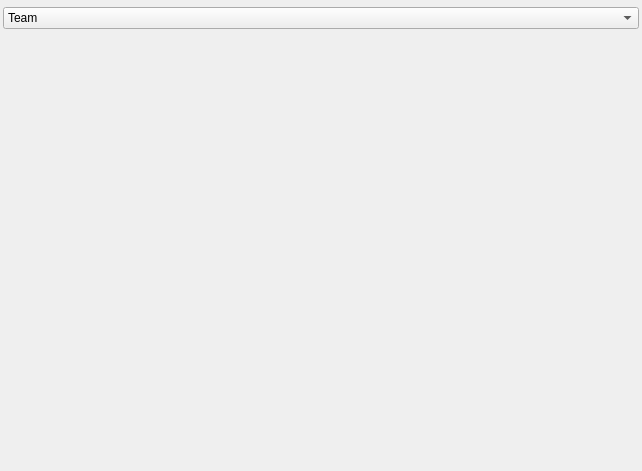
<?xml version="1.0" encoding="UTF-8"?>
<ui version="4.0">
 <class>WkfVisibilityDockWidget</class>
 <widget class="QDockWidget" name="WkfVisibilityDockWidget">
  <property name="geometry">
   <rect>
    <x>0</x>
    <y>0</y>
    <width>642</width>
    <height>471</height>
   </rect>
  </property>
  <property name="sizePolicy">
   <sizepolicy hsizetype="Preferred" vsizetype="Preferred">
    <horstretch>0</horstretch>
    <verstretch>0</verstretch>
   </sizepolicy>
  </property>
  <property name="minimumSize">
   <size>
    <width>218</width>
    <height>112</height>
   </size>
  </property>
  <property name="windowTitle">
   <string>Visibility</string>
  </property>
  <widget class="QWidget" name="mDockWidgetContents">
   <property name="sizePolicy">
    <sizepolicy hsizetype="Preferred" vsizetype="Preferred">
     <horstretch>0</horstretch>
     <verstretch>0</verstretch>
    </sizepolicy>
   </property>
   <layout class="QVBoxLayout" name="verticalLayout_2">
    <property name="spacing">
     <number>6</number>
    </property>
    <property name="leftMargin">
     <number>3</number>
    </property>
    <property name="topMargin">
     <number>7</number>
    </property>
    <property name="rightMargin">
     <number>3</number>
    </property>
    <property name="bottomMargin">
     <number>3</number>
    </property>
    <item>
     <widget class="QComboBox" name="mComboBox">
      <item>
       <property name="text">
        <string>Team</string>
       </property>
      </item>
      <item>
       <property name="text">
        <string>Type</string>
       </property>
      </item>
     </widget>
    </item>
    <item>
     <widget class="QWidget" name="mContainerWidget" native="true">
      <property name="sizePolicy">
       <sizepolicy hsizetype="Preferred" vsizetype="Preferred">
        <horstretch>0</horstretch>
        <verstretch>0</verstretch>
       </sizepolicy>
      </property>
      <property name="minimumSize">
       <size>
        <width>0</width>
        <height>0</height>
       </size>
      </property>
      <property name="styleSheet">
       <string notr="true"/>
      </property>
     </widget>
    </item>
   </layout>
  </widget>
 </widget>
 <resources/>
 <connections/>
</ui>
